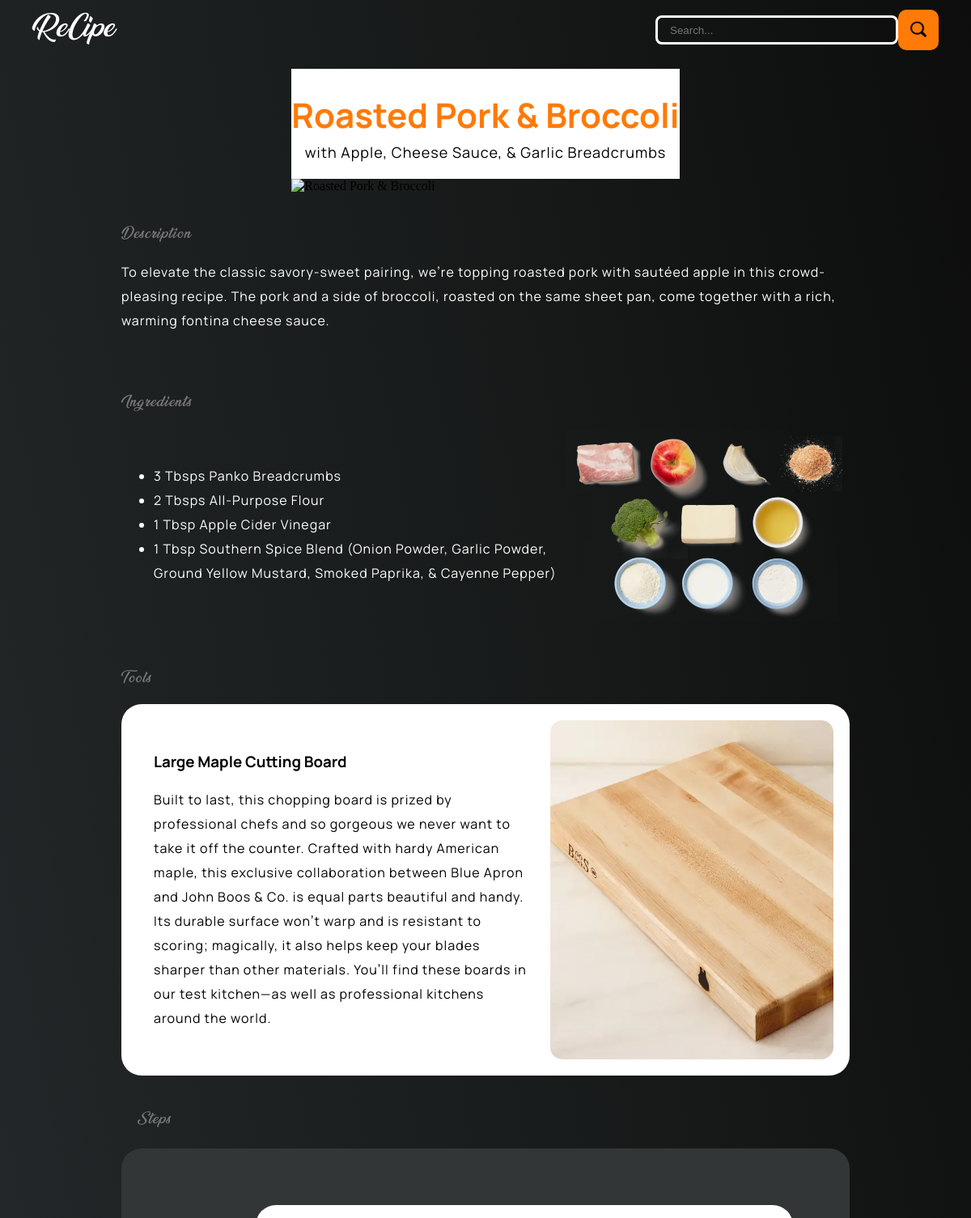
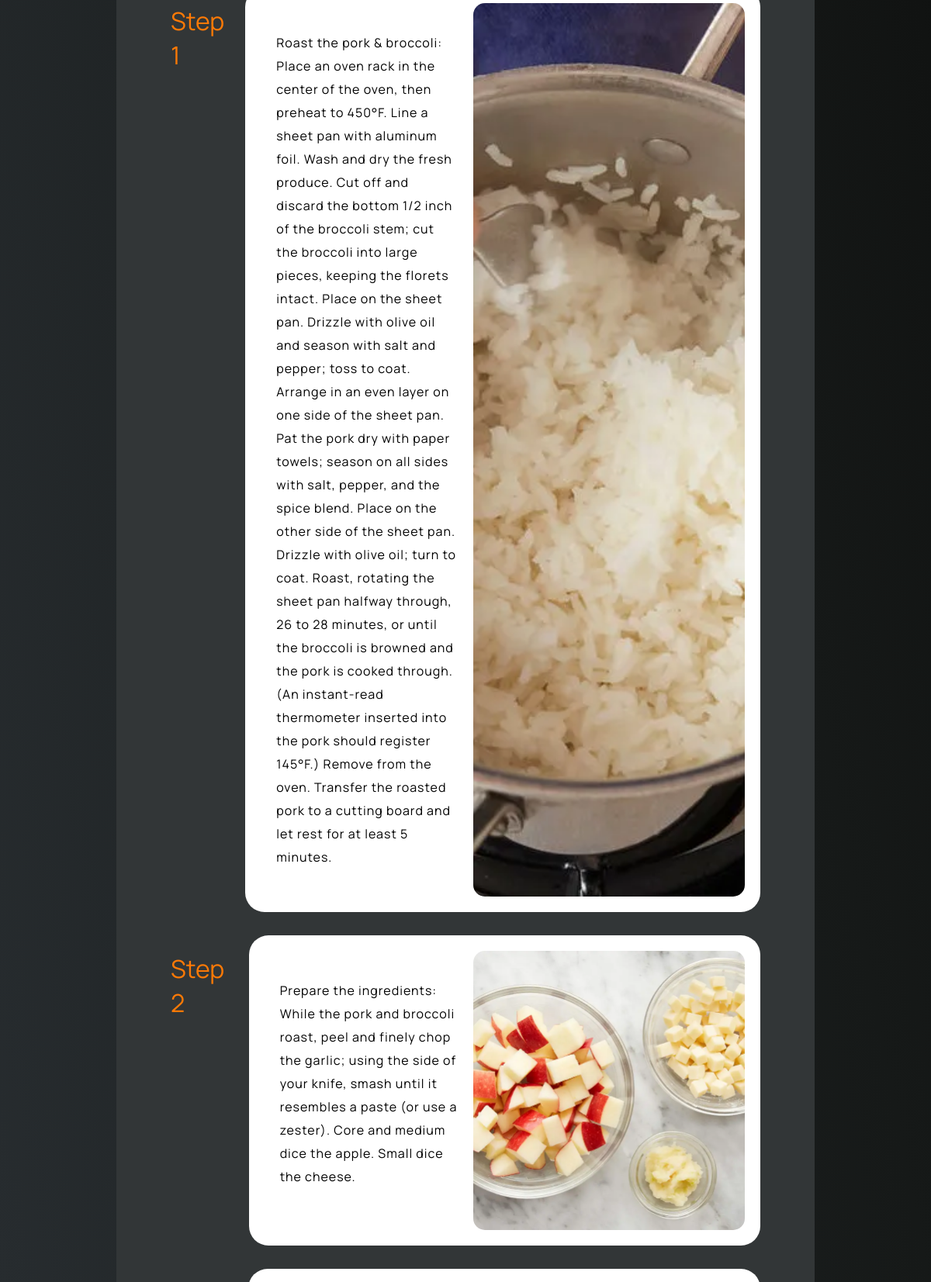
Page /recipe.php?id=42 (upper part) on the committed database (2 pictures, top to bottom).
### tables this page shows
CREATE TABLE `recipes` (
  `id` int(11) NOT NULL,
  `name` varchar(255) NOT NULL,
  `subtitle` varchar(255) DEFAULT NULL,
  `description` text,
  `ingredients` text,
  `tools` text,
  `tool_description` text,
  `steps` longtext,
  `images` text
);

### recipe.php (the view, shortened to what this page needs)
<?php
function getCorrectImagePath($path) {
    $path = trim($path);
    return ltrim($path, '/');
}
$recipe_id = isset($_GET['id']) ? intval($_GET['id']) : 0;
$conn = getDBConnection();
$stmt = $conn->prepare("SELECT * FROM recipes WHERE id = ?");
$stmt->bind_param("i", $recipe_id);
$stmt->execute();
$result = $stmt->get_result();
$recipe = $result->fetch_assoc();
require __DIR__ . '/partials/header.php';
$ingredients = !empty($recipe['ingredients']) ? parseIngredients($recipe['ingredients']) : [];
$tools = !empty($recipe['tools']) ? parseTools($recipe['tools'], $recipe['tool_description'] ?? '') : [];
$steps = !empty($recipe['steps']) ? parseSteps($recipe['steps']) : [];
$rawImages = !empty($recipe['images']) ? explode('*', $recipe['images']) : [];
$images = [];
foreach ($rawImages as $img) {
    $correctedPath = getCorrectImagePath($img);
    if (!empty($correctedPath)) {
        $images[] = $correctedPath;
    }
}
$mainImage = $images[0] ?? getCorrectImagePath('resources/default.jpg');
$ingredientsImage = $images[1] ?? '';
?>
<div class="recipebody">
    <div class="cookingbody">
        <div class="textcenter">
            <h1><?= htmlspecialchars($recipe['name']) ?></h1>
            <p class="sub"><?= htmlspecialchars($recipe['subtitle'] ?? '') ?></p>
        </div>
        <img class="mainimg" src="<?= htmlspecialchars($mainImage) ?>"
             alt="<?= htmlspecialchars($recipe['name']) ?>"
             onerror="this.onerror=null; this.src='<?= getCorrectImagePath('resources/default.jpg') ?>';">
    </div>
    <?php if (!empty($recipe['description'])): ?>
    <div class="txt">
        <p class="gry">Description</p>
        <p><?= nl2br(htmlspecialchars($recipe['description'])) ?></p>
    </div>
    <?php endif; ?>
    <?php if (!empty($ingredients)): ?>
    <div class="txt">
        <p class="gry">Ingredients</p>
        <div class="txtimg">
            <ul>
                <?php foreach ($ingredients as $ingredient): ?>
                <li><?= htmlspecialchars($ingredient) ?></li>
                <?php endforeach; ?>
            </ul>
            <?php if (!empty($ingredientsImage)): ?>
            <img src="<?= htmlspecialchars($ingredientsImage) ?>" alt="Ingredients"
                 onerror="this.style.display='none';">
            <?php endif; ?>
        </div>
    </div>
    <?php endif; ?>
    <?php if (!empty($tools)): ?>
    <div class="txt">
        <p class="gry">Tools</p>
        <?php
        $toolImageIndex = 2;
        $toolImage = $images[$toolImageIndex] ?? '';
        foreach ($tools as $tool):
        ?>
        <div class="tools">
            <div class="toolsinfo">
                <h3><?= htmlspecialchars($tool['name']) ?></h3>
                <p><?= nl2br(htmlspecialchars($tool['description'])) ?></p>
            </div>
            <?php if (!empty($toolImage)): ?>
            <img src="<?= htmlspecialchars($toolImage) ?>" alt="<?= htmlspecialchars($tool['name']) ?>"
                 onerror="this.style.display='none';">
            <?php endif; ?>
        </div>
        <?php endforeach; ?>
    </div>
    <?php endif; ?>
    <?php if (!empty($steps)): ?>
    <div class="steps">
        <div class="txt"><p class="gry">Steps</p></div>
        <div class="all">
            <?php
            $step_counter = 1;
            $stepImageStartIndex = 3;
            foreach ($steps as $step):
                $stepImageIndex = $stepImageStartIndex + ($step_counter - 1);
                $stepImage = $images[$stepImageIndex] ?? '';
            ?>
            <div class="stepsin">
                <h1 class="stepnumb">Step <?= $step_counter ?></h1>
                <div class="tools">
                    <div class="toolsinfo">
                        <p><?= nl2br(htmlspecialchars($step['description'])) ?></p>
                    </div>
                    <?php if (!empty($stepImage)): ?>
                    <img src="<?= htmlspecialchars($stepImage) ?>" alt="Step <?= $step_counter ?>"
                         onerror="this.style.display='none';">
                    <?php endif; ?>
                </div>
            </div>
            <?php
                $step_counter++;
            endforeach;
            ?>
        </div>
    </div>
    <?php endif; ?>
</div>
<?php
require __DIR__ . '/partials/footer.php';
function parseIngredients($text) {
    $items = explode('*', $text);
    $result = [];
    foreach ($items as $item) {
        $trimmed = trim($item);
        if (!empty($trimmed)) {
            $result[] = $trimmed;
        }
    }
    return $result;
}
function parseTools($toolsText, $toolDescription = '') {
    $toolNames = explode('*', $toolsText);
    $tools = [];
    foreach ($toolNames as $toolName) {
        $trimmed = trim($toolName);
        if (!empty($trimmed)) {
            $tool = [
                'name' => $trimmed,
                'description' => $toolDescription
            ];
            $tools[] = $tool;
        }
    }
    return $tools;
}
function parseSteps($stepsText) {
    $stepItems = explode('*', $stepsText);
    $steps = [];
    foreach ($stepItems as $stepItem) {
        $trimmed = trim($stepItem);
        if (!empty($trimmed)) {
            $title = '';
            $description = $trimmed;
            $step = [
                'title' => $title,
                'description' => $description
            ];
            $steps[] = $step;
        }
    }
    return $steps;
}
?>

### stylelist.css (style rules this page uses)
html { --white: #ffffff; --gray-white: #EAEAEA; --red: #AC1302; --orange: #FF7A06; --charcoal: #323637; --darkchar: #202123; --gray: #777777; --black: black; scroll-behavior: smooth; --textbody: 'manrope', Arial, sans-serif; --texttitle: 'manropebold', Arial, sans-serif; --cursive: 'cursive'; }
* { box-sizing: border-box; }
@media (max-width: 1400px) { body { padding: 0; } }

### recipestyle.css (style rules this page uses)
html { --white: #ffffff; --gray-white: #EAEAEA; --red: #AC1302; --orange: #FF7A06; --charcoal: #323637; --darkchar: #202123; --gray: #777777; --black: black; scroll-behavior: smooth; --textbody: 'manrope', Arial, sans-serif; --texttitle: 'manropebold', Arial, sans-serif; --cursive: 'cursive'; }

### rows in the picture
recipes: name "Roasted Pork & Broccoli", subtitle "with Apple, Cheese Sauce, & Garlic Breadcrumbs", description "To elevate the classic savory-sweet pairing, weʼre topping roasted pork with sautéed apple in this crowd-pleasing recipe. The pork and a side of broccoli, roasted on the same sheet pan, come together with a rich, warming fontina cheese sauce.", ingredients "3 Tbsps Panko Breadcrumbs", ingredients "2 Tbsps All-Purpose Flour", ingredients "1 Tbsp Apple Cider Vinegar", ingredients "1 Tbsp Southern Spice Blend (Onion Powder, Garlic Powder, Ground Yellow Mustard, Smoked Paprika, & Cayenne Pepper)"

### other values in the picture
$tool['name'] "Large Maple Cutting Board"
